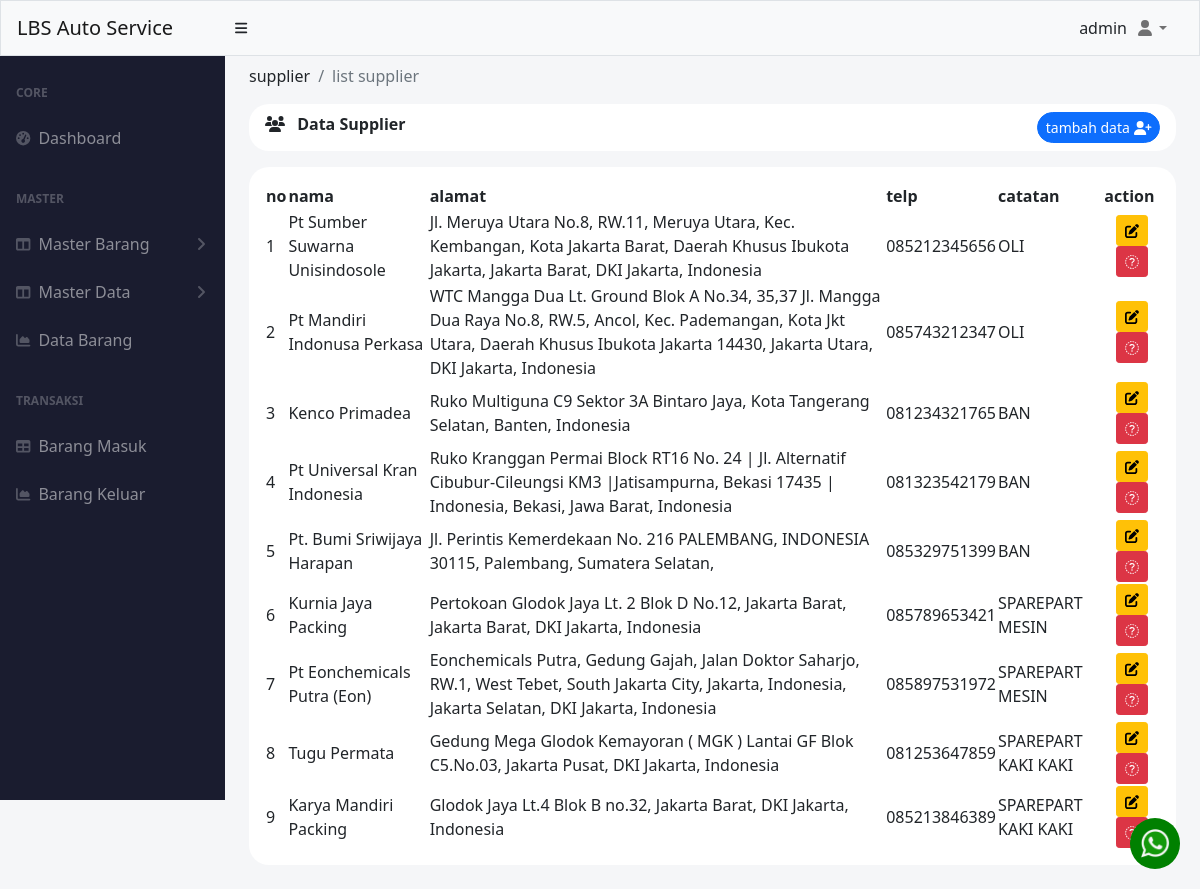
The app's page /index.php?menu=supplier (signed in) with its own data.
### tables this page shows
CREATE TABLE `supplier` (
  `id` int(11) NOT NULL,
  `nama` varchar(50) NOT NULL,
  `alamat` varchar(255) NOT NULL,
  `telp` char(20) NOT NULL,
  `catatan_supplier` varchar(255) NOT NULL
);

### pages/master_data/supplier/index.php (the view, shortened to what this page needs)
<?php
include './koneksi.php';
$query = mysqli_query($conn, "SELECT  * FROM supplier");
?>
<div class="container-fluid px-4 ">
    <ol class="breadcrumb pt-2">
        <li class="breadcrumb-item ">supplier</li>
        <li class="breadcrumb-item active">list supplier</li>
    </ol>
    <div class="mb-4">
        <div class="card-header clearfix mb-3" style="border-radius: 20px ;background-color: white; border:0px;">
            <i class="fa-solid fa-users"></i>
            <span class="ms-2 fw-bolder"> Data Supplier</span>
            <?php if ($varSession['hak_akses'] == 'admin') : ?>
                <a href="index.php?supplier=add" class="btn btn-sm btn-primary float-end rounded-pill ">
                    tambah data <i class="fa-solid fa-user-plus"></i>
                </a>
            <?php endif; ?>
        </div>
        <div class="p-3  bg-white " style="border-radius: 20px; ">
            <table id="datatablesSimple" style="border-color: white;">
                <thead class="">
                    <tr>
                        <th>no</th>
                        <th>nama</th>
                        <th>alamat</th>
                        <th>telp</th>
                        <th>catatan</th>
                        <?php if ($varSession['hak_akses'] == 'admin') : ?>
                            <th>action</th>
                        <?php endif; ?>
                    </tr>
                </thead>
                <tbody>
                    <?php
                    $i = 1;
                    while ($data = mysqli_fetch_assoc($query)) :
                    ?>
                        <tr>
                            <td><?= $i++ ?></td>
                            <td><?= $data['nama'] ?></td>
                            <td><?= $data['alamat'] ?></td>
                            <td><?= $data['telp'] ?></td>
                            <td><?= $data['catatan_supplier'] ?></td>
                            <?php if ($varSession['hak_akses'] == 'admin') : ?>
                                <td class="text-center">
                                    <a href="index.php?supplier=update&id=<?= $data['id']; ?>" class="btn btn-sm btn-warning">
                                        <i class="fa-solid fa-pen-to-square"></i>
                                    </a>
                                    <a href="index.php?supplier=delete&id=<?= $data['id']; ?>" onclick="confirmDelete(event)" class="btn btn-sm btn-danger" id="delete-alert">
                                        <i class="fa-sharp fa-solid fa-trash"></i>
                                    </a>
                                </td>
                            <?php endif; ?>
                        </tr>
                    <?php
                    endwhile;
                    ?>
                </tbody>
            </table>
        </div>
    </div>
</div>

### records on screen
supplier: nama "Pt Sumber Suwarna Unisindosole", alamat "Jl. Meruya Utara No.8, RW.11, Meruya Utara, Kec. Kembangan, Kota Jakarta Barat, Daerah Khusus Ibukota Jakarta, Jakarta Barat, DKI Jakarta, Indonesia", telp "085212345656", catatan_supplier "OLI"
supplier: nama "Pt Mandiri Indonusa Perkasa", alamat "WTC Mangga Dua Lt. Ground Blok A No.34, 35,37 Jl. Mangga Dua Raya No.8, RW.5, Ancol, Kec. Pademangan, Kota Jkt Utara, Daerah Khusus Ibukota Jakarta 14430, Jakarta Utara, DKI Jakarta, Indonesia", telp "085743212347", catatan_supplier "OLI"
supplier: nama "Kenco Primadea", alamat "Ruko Multiguna C9 Sektor 3A Bintaro Jaya, Kota Tangerang Selatan, Banten, Indonesia", telp "081234321765", catatan_supplier "BAN"
supplier: nama "Pt Universal Kran Indonesia", alamat "Ruko Kranggan Permai Block RT16 No. 24 | Jl. Alternatif Cibubur-Cileungsi KM3 |Jatisampurna, Bekasi 17435 | Indonesia, Bekasi, Jawa Barat, Indonesia", telp "081323542179", catatan_supplier "BAN"
supplier: nama "Pt. Bumi Sriwijaya Harapan", alamat "Jl. Perintis Kemerdekaan No. 216 PALEMBANG, INDONESIA 30115, Palembang, Sumatera Selatan,", telp "085329751399", catatan_supplier "BAN"
supplier: nama "Kurnia Jaya Packing", alamat "Pertokoan Glodok Jaya Lt. 2 Blok D No.12, Jakarta Barat, Jakarta Barat, DKI Jakarta, Indonesia", telp "085789653421", catatan_supplier "SPAREPART MESIN"
supplier: nama "Pt Eonchemicals Putra (Eon)", alamat "Eonchemicals Putra, Gedung Gajah, Jalan Doktor Saharjo, RW.1, West Tebet, South Jakarta City, Jakarta, Indonesia, Jakarta Selatan, DKI Jakarta, Indonesia", telp "085897531972", catatan_supplier "SPAREPART MESIN"
supplier: nama "Tugu Permata", alamat "Gedung Mega Glodok Kemayoran ( MGK ) Lantai GF Blok C5.No.03, Jakarta Pusat, DKI Jakarta, Indonesia", telp "081253647859", catatan_supplier "SPAREPART KAKI KAKI"
supplier: nama "Karya Mandiri Packing", alamat "Glodok Jaya Lt.4 Blok B no.32, Jakarta Barat, DKI Jakarta, Indonesia", telp "085213846389", catatan_supplier "SPAREPART KAKI KAKI"

### other values on screen
$varSession['username'] "admin"
